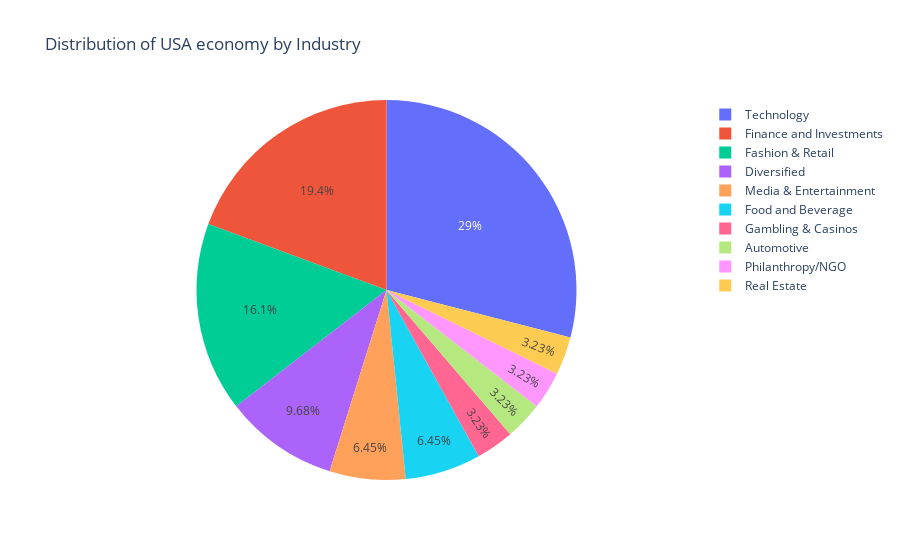

Write notebook code for a chart like this one.
### Code cell
fig = px.pie(Sect, values='count', names='industry',title= 'Distribution of USA economy by Industry')
fig.show()

### Figure 1 — Plotly figure (JSON) as saved in the notebook; plotly's stock layout.template omitted (floating-point values rounded to 4 significant figures)
{"data": [{"domain": {"x": [0, 1], "y": [0, 1]}, "hovertemplate": "industry=%{label}<br>count=%{value}<extra></extra>", "labels": ["Technology", "Finance and Investments", "Fashion & Retail", "Diversified", "Media & Entertainment", "Food and Beverage", "Gambling & Casinos", "Automotive", "Philanthropy/NGO", "Real Estate"], "legendgroup": "", "name": "", "showlegend": true, "type": "pie", "values": [9, 6, 5, 3, 2, 2, 1, 1, 1, 1]}], "layout": {"legend": {"tracegroupgap": 0}, "title": {"text": "Distribution of USA economy by Industry"}}}
